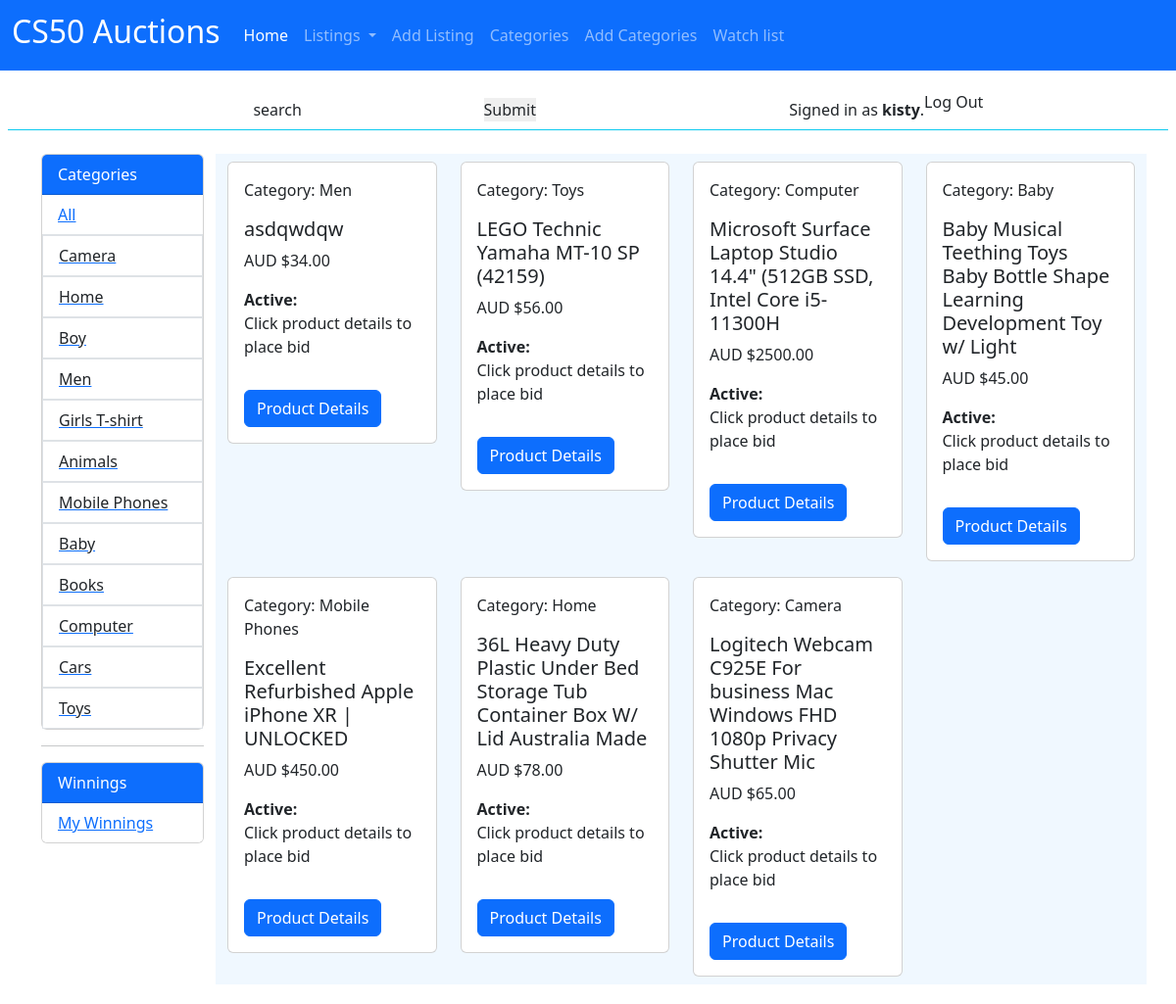
Screenshot of /active/ (signed in) with the database file from the repository.
### auctions/models.py (models this page shows, shortened)
class User(AbstractUser):
    pass

class Category(models.Model):
    name = models.CharField(max_length=50, unique=True)
    def __str__(self):
        return self.name

class Product(models.Model):
    product = models.CharField(max_length=200)
    description = models.TextField()
    price = models.DecimalField(max_digits=10, decimal_places=2)
    current_bid = models.DecimalField(max_digits=10, decimal_places=2, default=(0.00), blank=True)
    image = models.CharField(max_length=228, default = None, blank = True, null = True)
    category = models.ForeignKey(Category, on_delete=models.CASCADE, blank=True)
    seller = models.ForeignKey(User, on_delete=models.CASCADE)  # Use
    listed_date = models.DateTimeField(auto_now_add=True)
    is_active = models.BooleanField(default=True)
    class Meta:
        ordering = ['product']
        indexes = [
            models.Index(fields=['id']),
            models.Index(fields=['product']),
            models.Index(fields=['listed_date']),
        ]

### auctions/views.py (the view)
# urls.py: path('active/', views.active, name='active'),
def active(request):
    active = Product.objects.filter(is_active=True).order_by('-id')
    categories = Category.objects.all()
    return render (request, 'auctions/active_listing.html', {
        'active': active,
        'categories': categories
    })

### auctions/templates/auctions/active_listing.html (shortened to what this page needs)
{% extends 'auctions/layout.html' %}
{% block body %}
     <div class="row">
        <div class="col-md-2">
      {% include 'auctions/sidebar.html' %}
        </div>
        <div class="col-md-10">
                <div class="row" style="background-color: aliceblue;">
                    {% for act in active %}
                    <div class="col-md-3 col-lg-3  col-sm-6">
                        <div class="card my-2">
                            <div class="card-body">
                                <p class="card-text">Category: {{ act.category }} </p>
                                <h5 class="card-title">{{ act.product }}</h5>
                                <p class="card-text"> AUD ${{ act.price }}</p>
                                <p class="card-text">
                                    {% if act.is_active %}
                                    <div class="d-flex flex-row" >
                                        <div><b>Active: </b> </div>
                                    </div>
                                    <p> Click product details to place bid</p>
                                    {% endif %}
                                 </p>
                                <a href="{% url 'details' product_id=act.id %}" class="btn btn-primary mt-3">Product Details</a>
                            </div>
                        </div>
                    </div>
                    {% endfor %}
                </div>
        </div>
     </div>
{% endblock body %}

### auctions/templates/auctions/layout.html (shortened to what this page needs)
{% load static %}
<!DOCTYPE html>
<html lang="en">
    <head>
        <link href="{% static 'auctions/styles.css' %}" rel="stylesheet">
        <link href="https://unpkg.com/tailwindcss@^2/dist/tailwind.min.css" rel="stylesheet">
        <link rel="stylesheet" href="https://unpkg.com/boxicons@2.0.7/css/boxicons.min.css" />
        <link href="https://cdn.jsdelivr.net/npm/bootstrap@5.3.2/dist/css/bootstrap.min.css"
        rel="stylesheet">
    </head>
    <body >
<div class="container">
  <div class="row p-3">
            <div class="col-md-9 col-lg">
              {% include  'auctions/navbar.html' %}
            </div>
  </div>
</div>
<div class="row my-4 border-bottom border-info ">
  <div class="col-md-8">
    <div class=" mt-4 d-flex justify-content-around">
      <div>
      <input type="search" value="search">
      <input type="submit">
      </div>
  </div>
</div>
    <div class="col-md-4  p-2 mt-2">
      <div class="d-flex justify-content-start">
        {% if user.is_authenticated %}
            <span class="mt-2"> Signed in as <strong >{{ user.username }}</strong>. </span>
            <span> <a class="nav-link" href="{% url 'logout' %}">Log Out</a></span>
        {% else %}
            Not signed in.
        {% endif %}
    </div>
    </div>
</div>
      <div class="container">
        {% block body %}
        {% endblock %}
      </div>
</body>
    </body>
</html>

### auctions/templates/auctions/sidebar.html
    <div class="card" >
      <div class="card-header bg-primary text-white">
        Categories
      </div>
      <ul class="list-group list-group-flush">
        <li class="list-group-item"> <a href="{% url 'index' %}"  >All</a>  </li>
        {% for cat in categories %}
        <a href="{% url 'index'  %}?cat={{ cat.name}}   "><li class="list-group-item"> {{ cat.name }}</li></a>
        {% endfor %}
      </ul>
    </div>
    <hr>
    <div class="mt-2">
      <div class="card" >
        <div class="card-header bg-primary text-white">
          Winnings
        </div>
        <ul class="list-group list-group-flush">
          <li class="list-group-item"> <a href="{% url 'winner' %}"> My Winnings </a> </li>
        </ul>
      </div>
  </div>

### static/auctions/styles.css (style rules this page uses)
body { padding: 20px; background-color: blue; }

### rows the page displays
User: username "kisty"
Category: name "Camera"
Category: name "Home"
Category: name "Boy"
Category: name "Men"
Category: name "Girls T-shirt"
Category: name "Animals"
Category: name "Mobile Phones"
Category: name "Baby"
Category: name "Books"
Category: name "Computer"
Category: name "Cars"
Category: name "Toys"
Product: category "Men", product "asdqwdqw", price "34.00", shows "Active:", is_active "Click product details to place bid"
Product: category "Toys", product "LEGO Technic Yamaha MT-10 SP (42159)", price "56.00", shows "Active:", is_active "Click product details to place bid"
Product: category "Computer", product "Microsoft Surface Laptop Studio 14.4\" (512GB SSD, Intel Core i5-11300H", price "2500.00", shows "Active:", is_active "Click product details to place bid"
Product: category "Baby", product "Baby Musical Teething Toys Baby Bottle Shape Learning Development Toy w/ Light", price "45.00", shows "Active:", is_active "Click product details to place bid"
Product: category "Mobile Phones", product "Excellent Refurbished Apple iPhone XR | UNLOCKED", price "450.00", shows "Active:", is_active "Click product details to place bid"
Product: category "Home", product "36L Heavy Duty Plastic Under Bed Storage Tub Container Box W/ Lid Australia Made", price "78.00", shows "Active:", is_active "Click product details to place bid"
Product: category "Camera", product "Logitech Webcam C925E For business Mac Windows FHD 1080p Privacy Shutter Mic", price "65.00", shows "Active:", is_active "Click product details to place bid"
